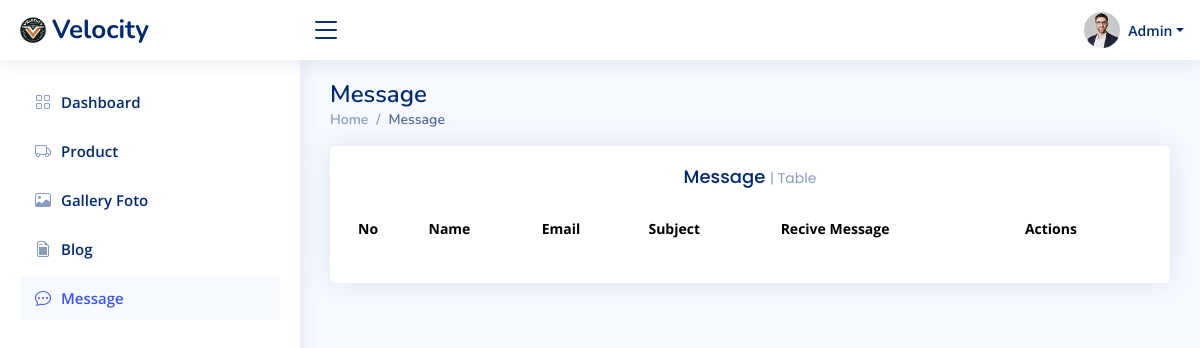
The app's page /admin/message.php (signed in), older data.
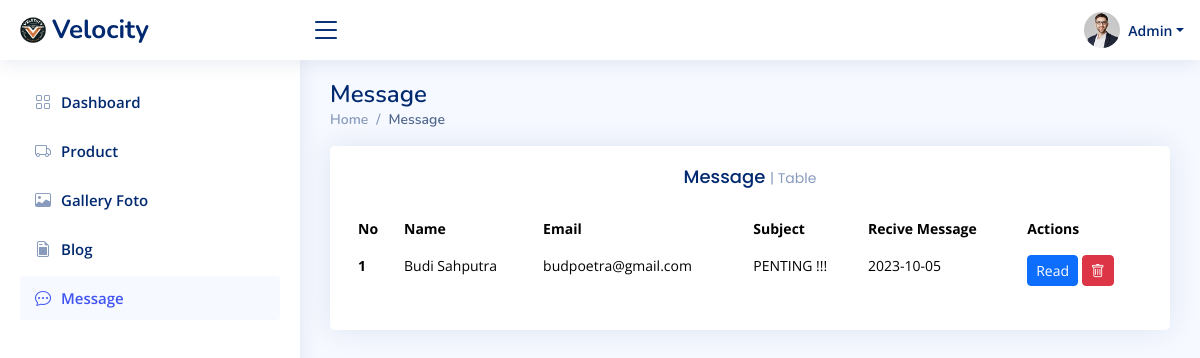
The same page, newer data.
### tables this page shows
CREATE TABLE `message` (
  `id_message` int(11) NOT NULL,
  `name` varchar(255) NOT NULL,
  `email` varchar(255) NOT NULL,
  `subject` varchar(255) NOT NULL,
  `message` text NOT NULL,
  `time` date NOT NULL
);

### admin/message.php (the view, shortened to what this page needs)
<!DOCTYPE html>
<html lang="en">
<head>
  <link href="assets/vendor/bootstrap/css/bootstrap.min.css" rel="stylesheet">
  <link href="assets/vendor/bootstrap-icons/bootstrap-icons.css" rel="stylesheet">
  <link href="assets/vendor/boxicons/css/boxicons.min.css" rel="stylesheet">
  <link href="assets/vendor/quill/quill.snow.css" rel="stylesheet">
  <link href="assets/vendor/quill/quill.bubble.css" rel="stylesheet">
  <link href="assets/vendor/remixicon/remixicon.css" rel="stylesheet">
  <link href="assets/vendor/simple-datatables/style.css" rel="stylesheet">
  <link href="assets/css/style.css" rel="stylesheet">
</head>
<body>
  <header id="header" class="header fixed-top d-flex align-items-center">
    <div class="d-flex align-items-center justify-content-between">
      <a href="index.html" class="logo d-flex align-items-center">
        <img src="assets/img/logo.png" alt="">
        <span class="d-none d-lg-block">Velocity</span>
      </a>
      <i class="bi bi-list toggle-sidebar-btn"></i>
    </div>
    <nav class="header-nav ms-auto">
      <ul class="d-flex align-items-center">
        <li class="nav-item dropdown pe-3">
          <a class="nav-link nav-profile d-flex align-items-center pe-0" href="#" data-bs-toggle="dropdown">
            <img src="assets/img/profile-img.jpg" alt="Profile" class="rounded-circle">
            <span class="d-none d-md-block dropdown-toggle ps-2">Admin</span>
          </a>
        </li>
      </ul>
    </nav>
  </header>
  <aside id="sidebar" class="sidebar">
    <ul class="sidebar-nav" id="sidebar-nav">
      <li class="nav-item">
        <a class="nav-link collapsed" href="index.php">
          <i class="bi bi-grid"></i>
          <span>Dashboard</span>
        </a>
      </li>
      <li class="nav-item">
        <a class="nav-link collapsed" href="product.php">
          <i class="bi bi-truck"></i>
          <span>Product</span>
        </a>
      </li>
      <li class="nav-item">
        <a class="nav-link collapsed" href="gallery-foto.php">
          <i class="bi bi-image"></i>
          <span>Gallery Foto</span>
        </a>
      </li>
      <li class="nav-item">
        <a class="nav-link collapsed" href="blog.php">
          <i class="bi bi-file-earmark-post"></i>
          <span>Blog</span>
        </a>
      </li>
      <li class="nav-item">
        <a class="nav-link " href="message.php">
          <i class="bi bi-chat-dots"></i>
          <span>Message</span>
        </a>
      </li>
    </ul>
  </aside>
  <main id="main" class="main">
    <div class="pagetitle">
      <h1>Message</h1>
      <nav>
        <ol class="breadcrumb">
          <li class="breadcrumb-item"><a href="index.html">Home</a></li>
          <li class="breadcrumb-item active">Message</li>
        </ol>
      </nav>
    </div>
    <section class="section dashboard">
      <div class="row">
        <div class="col-lg-12">
          <div class="row">
            <div class="col-12">
              <div class="card recent-sales overflow-auto">
                <div class="card-body">
                  <center>
                    <h5 class="card-title">Message <span>| Table</span></h5>
                  </center>
                  <table class="table table-borderless datatable">
                    <thead>
                      <tr>
                        <th scope="col">No</th>
                        <th scope="col">Name</th>
                        <th scope="col">Email</th>
                        <th scope="col">Subject</th>
                        <th scope="col">Recive Message</th>
                        <th scope="col">Actions</th>
                      </tr>
                    </thead>
                    <tbody>
                      <?php
                      require_once 'config/conn.php';
                      $no = 1;
                      $messages = mysqli_query($conn, "SELECT * FROM message");
                      foreach ($messages as $message) {
                      ?>
                        <tr>
                          <th scope="row"><?= $no++ ?></th>
                          <td><?= $message['name'] ?></td>
                          <td><?= $message['email'] ?></td>
                          <td><?= $message['subject'] ?></td>
                          <td><?= $message['time'] ?></td>
                          <td>
                            <a href="detail-message.php?id=<?= $message['id_message'] ?>" class="btn btn-primary btn-sm">
                              Read
                            </a>
                            <a href="config/del-message.php?id=<?= $message['id_message'] ?>" class="btn btn-danger btn-sm" onclick="return confirm('Menghapus Data ?')">
                              <i class="bi bi-trash"></i>
                            </a>
                          </td>
                        </tr>
                      <?php } ?>
                    </tbody>
                  </table>
                </div>
              </div>
            </div>
          </div>
        </div>
      </div>
    </section>
  </main>
</body>
</html>

### admin/assets/css/style.css (style rules this page uses)
:root { scroll-behavior: smooth; }
body { font-family: "Open Sans", sans-serif; background: #f6f9ff; color: #444444; }
a { color: #4154f1; text-decoration: none; }
h1, h2, h3, h4, h5, h6 { font-family: "Nunito", sans-serif; }
#main { margin-top: 60px; padding: 20px 30px; transition: all 0.3s; }
.pagetitle { margin-bottom: 10px; }
.pagetitle h1 { font-size: 24px; margin-bottom: 0; font-weight: 600; color: #012970; }
.card { margin-bottom: 30px; border: none; border-radius: 5px; box-shadow: 0px 0 30px rgba(1, 41, 112, 0.1); }
.card-title { padding: 20px 0 15px 0; font-size: 18px; font-weight: 500; color: #012970; font-family: "Poppins", sans-serif; }
.card-title span { color: #899bbd; font-size: 14px; font-weight: 400; }
.card-body { padding: 0 20px 20px 20px; }
.breadcrumb { font-size: 14px; font-family: "Nunito", sans-serif; color: #899bbd; font-weight: 600; }
.breadcrumb a { color: #899bbd; transition: 0.3s; }
.breadcrumb .breadcrumb-item::before { color: #899bbd; }
.breadcrumb .active { color: #51678f; font-weight: 600; }
.logo { line-height: 1; }
@media (min-width: 1200px) { .logo { width: 280px; } }
.logo img { max-height: 26px; margin-right: 6px; }
.logo span { font-size: 26px; font-weight: 700; color: #012970; font-family: "Nunito", sans-serif; }
.header { transition: all 0.5s; z-index: 997; height: 60px; box-shadow: 0px 2px 20px rgba(1, 41, 112, 0.1); background-color: #fff; padding-left: 20px; }
.header .toggle-sidebar-btn { font-size: 32px; padding-left: 10px; cursor: pointer; color: #012970; }
.header-nav ul { list-style: none; }
.header-nav>ul { margin: 0; padding: 0; }
.header-nav .nav-profile { color: #012970; }
.header-nav .nav-profile img { max-height: 36px; }
.header-nav .nav-profile span { font-size: 14px; font-weight: 600; }
.sidebar { position: fixed; top: 60px; left: 0; bottom: 0; width: 300px; z-index: 996; transition: all 0.3s; padding: 20px; overflow-y: auto; scrollbar-width: thin; scrollbar-color: #aab7cf transparent; box-shadow: 0px 0px 20px rgba(1, 41, 112, 0.1); background-color: #fff; }
@media (min-width: 1200px) { #main, #footer { margin-left: 300px; } }
.sidebar-nav { padding: 0; margin: 0; list-style: none; }
.sidebar-nav li { padding: 0; margin: 0; list-style: none; }
.sidebar-nav .nav-item { margin-bottom: 5px; }
.sidebar-nav .nav-link { display: flex; align-items: center; font-size: 15px; font-weight: 600; color: #4154f1; transition: 0.3; background: #f6f9ff; padding: 10px 15px; border-radius: 4px; }
.sidebar-nav .nav-link i { font-size: 16px; margin-right: 10px; color: #4154f1; }
.sidebar-nav .nav-link.collapsed { color: #012970; background: #fff; }
.sidebar-nav .nav-link.collapsed i { color: #899bbd; }
.dashboard .recent-sales { font-size: 14px; }
.dashboard .recent-sales .table thead { background: #f6f6fe; }
.dashboard .recent-sales .table thead th { border: 0; }

Row changes from the older to the newer data that the page shows:
added message: name "Budi Sahputra", email "budpoetra@gmail.com", subject "PENTING !!!", time "2023-10-05"
